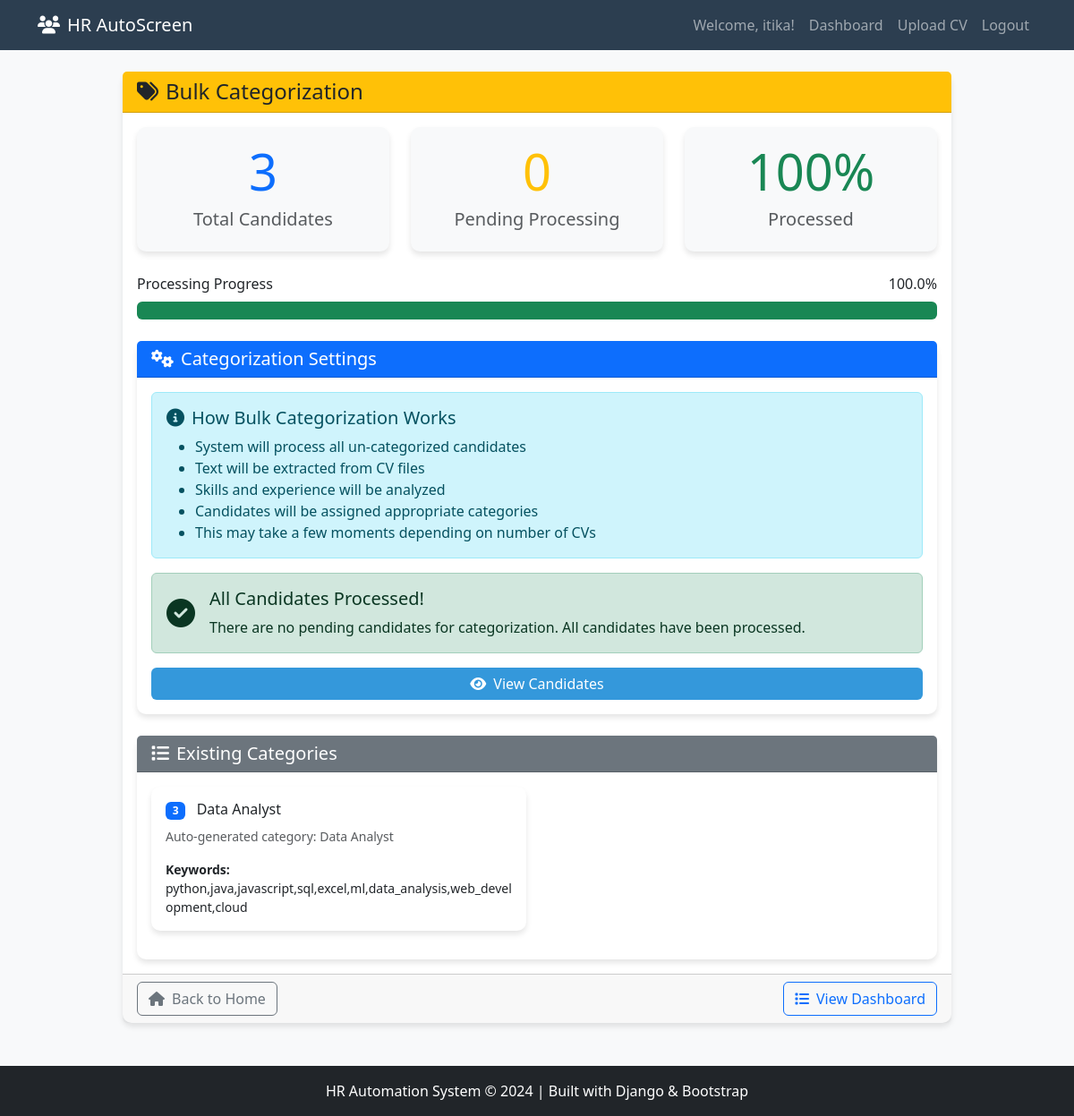
Page /categorize/ (signed in) on the committed database.
### hr_app/models.py (models this page shows, shortened)
class Category(models.Model):
    name = models.CharField(max_length=100, unique=True)
    description = models.TextField(blank=True)
    keywords = models.TextField(
        help_text="Comma-separated keywords to identify this category"
    )
    class Meta:
        verbose_name_plural = "Categories"

### hr_app/views.py (the view, shortened to what this page needs)
# urls.py: path('categorize/', views.categorize_candidates, name='categorize'),
@login_required
def categorize_candidates(request):
    categories = Category.objects.all()
    unprocessed_count = Candidate.objects.filter(is_processed=False).count()
    total_count = Candidate.objects.count()
    category_distribution = Candidate.objects.filter(
        is_processed=True
    ).values(
        'category__name'
    ).annotate(
        count=models.Count('id')
    ).order_by('-count')
    context = {
        'unprocessed_count': unprocessed_count,
        'total_count': total_count,
        'processed_percentage': ((total_count - unprocessed_count) / total_count * 100) if total_count > 0 else 0,
        'categories': categories,
        'category_distribution': category_distribution,
    }
    return render(request, 'hr_app/categorize.html', context)

### templates/hr_app/categorize.html (shortened to what this page needs)
{% extends 'base.html' %}
{% block content %}
<div class="row justify-content-center">
    <div class="col-md-10">
        <div class="card">
            <div class="card-header bg-warning text-dark">
                <h4 class="mb-0">
                    <i class="fas fa-tags me-2"></i>Bulk Categorization
                </h4>
            </div>
            <div class="card-body">
                <div class="row mb-4">
                    <div class="col-md-4">
                        <div class="card text-center bg-light">
                            <div class="card-body">
                                <h1 class="display-4 text-primary">{{ total_count }}</h1>
                                <h5 class="text-muted">Total Candidates</h5>
                            </div>
                        </div>
                    </div>
                    <div class="col-md-4">
                        <div class="card text-center bg-light">
                            <div class="card-body">
                                <h1 class="display-4 text-warning">{{ unprocessed_count }}</h1>
                                <h5 class="text-muted">Pending Processing</h5>
                            </div>
                        </div>
                    </div>
                    <div class="col-md-4">
                        <div class="card text-center bg-light">
                            <div class="card-body">
                                <h1 class="display-4 text-success">{{ processed_percentage|floatformat:0 }}%</h1>
                                <h5 class="text-muted">Processed</h5>
                            </div>
                        </div>
                    </div>
                </div>
                <div class="mb-4">
                    <div class="d-flex justify-content-between mb-2">
                        <span>Processing Progress</span>
                        <span>{{ processed_percentage|floatformat:1 }}%</span>
                    </div>
                    <div class="progress" style="height: 20px;">
                        <div class="progress-bar bg-success" role="progressbar"
                             style="width: {{ processed_percentage }}%"
                             aria-valuenow="{{ processed_percentage }}" aria-valuemin="0" aria-valuemax="100">
                        </div>
                    </div>
                </div>
                <div class="card border-primary">
                    <div class="card-header bg-primary text-white">
                        <h5 class="mb-0">
                            <i class="fas fa-cogs me-2"></i>Categorization Settings
                        </h5>
                    </div>
                    <div class="card-body">
                        <form method="POST">
                            <div class="alert alert-info">
                                <h5><i class="fas fa-info-circle me-2"></i>How Bulk Categorization Works</h5>
                                <ul class="mb-0">
                                    <li>System will process all un-categorized candidates</li>
                                    <li>Text will be extracted from CV files</li>
                                    <li>Skills and experience will be analyzed</li>
                                    <li>Candidates will be assigned appropriate categories</li>
                                    <li>This may take a few moments depending on number of CVs</li>
                                </ul>
                            </div>
                            {% if unprocessed_count > 0 %}
                                <div class="alert alert-warning">
                                    <div class="d-flex align-items-center">
                                        <i class="fas fa-exclamation-triangle fa-2x me-3"></i>
                                        <div>
                                            <h5 class="alert-heading">Ready to Process {{ unprocessed_count }} Candidate(s)</h5>
                                            <p class="mb-0">
                                                Click the button below to start automatic categorization of all pending candidates.
                                            </p>
                                        </div>
                                    </div>
                                </div>
                                <div class="d-grid gap-2">
                                    <button type="submit" class="btn btn-success btn-lg">
                                        <i class="fas fa-play-circle me-2"></i>Start Bulk Categorization
                                    </button>
                                </div>
                            {% else %}
                                <div class="alert alert-success">
                                    <div class="d-flex align-items-center">
                                        <i class="fas fa-check-circle fa-2x me-3"></i>
                                        <div>
                                            <h5 class="alert-heading">All Candidates Processed!</h5>
                                            <p class="mb-0">
                                                There are no pending candidates for categorization. All candidates have been processed.
                                            </p>
                                        </div>
                                    </div>
                                </div>
                                <div class="d-grid gap-2">
                                    <a href="{% url 'dashboard' %}" class="btn btn-primary">
                                        <i class="fas fa-eye me-2"></i>View Candidates
                                    </a>
                                </div>
                            {% endif %}
                        </form>
                    </div>
                </div>
                <div class="card mt-4">
                    <div class="card-header bg-secondary text-white">
                        <h5 class="mb-0">
                            <i class="fas fa-list me-2"></i>Existing Categories
                        </h5>
                    </div>
                    <div class="card-body">
                        <div class="row">
                            {% for category in categories %}
                                <div class="col-md-6 mb-3">
                                    <div class="card h-100">
                                        <div class="card-body">
                                            <h6 class="card-title">
                                                <span class="badge bg-primary me-2">{{ category.candidate_set.count }}</span>
                                                {{ category.name }}
                                            </h6>
                                            <p class="card-text small text-muted">
                                                {{ category.description|default:"No description" }}
                                            </p>
                                            <div class="small">
                                                <strong>Keywords:</strong> {{ category.keywords|truncatechars:100 }}
                                            </div>
                                        </div>
                                    </div>
                                </div>
                            {% endfor %}
                        </div>
                    </div>
                </div>
            </div>
            <div class="card-footer">
                <div class="d-flex justify-content-between">
                    <a href="{% url 'home' %}" class="btn btn-outline-secondary">
                        <i class="fas fa-home me-2"></i>Back to Home
                    </a>
                    <a href="{% url 'dashboard' %}" class="btn btn-outline-primary">
                        <i class="fas fa-list me-2"></i>View Dashboard
                    </a>
                </div>
            </div>
        </div>
    </div>
</div>
{% endblock %}

### templates/base.html (shortened to what this page needs)
<!DOCTYPE html>
<html lang="en">
<head>
    <link href="https://cdn.jsdelivr.net/npm/bootstrap@5.3.0/dist/css/bootstrap.min.css" rel="stylesheet">
    <link rel="stylesheet" href="https://cdnjs.cloudflare.com/ajax/libs/font-awesome/6.4.0/css/all.min.css">
    <link rel="stylesheet" href="/static/css/style.css">
</head>
<body>
    <nav class="navbar navbar-expand-lg navbar-dark">
        <div class="container">
            <a class="navbar-brand" href="{% url 'home' %}">
                <i class="fas fa-users me-2"></i>HR AutoScreen
            </a>
            <div class="collapse navbar-collapse">
                <ul class="navbar-nav ms-auto">
                    {% if user.is_authenticated %}
                        <li class="nav-item">
                            <span class="nav-link">Welcome, {{ user.username }}!</span>
                        </li>
                        <li class="nav-item">
                            <a class="nav-link" href="{% url 'dashboard' %}">Dashboard</a>
                        </li>
                        <li class="nav-item">
                            <a class="nav-link" href="{% url 'upload_cv' %}">Upload CV</a>
                        </li>
                        <li class="nav-item">
                            <form method="post" action="{% url 'logout' %}" class="d-inline">
                                <button type="submit" class="btn btn-link nav-link">Logout</button>
                            </form>
                        </li>
                    {% else %}
                        <li class="nav-item">
                            <a class="nav-link" href="{% url 'login' %}">Login</a>
                        </li>
                    {% endif %}
                </ul>
            </div>
        </div>
    </nav>
    <main class="container my-4">
        {% block content %}
        {% endblock %}
    </main>
    <footer class="bg-dark text-white text-center py-3 mt-5">
        <div class="container">
            <p class="mb-0">HR Automation System &copy; 2024 | Built with Django & Bootstrap</p>
        </div>
    </footer>
</body>
</html>

### static/css/style.css (style rules this page uses)
.card { transition: all 0.3s ease; border: 1px solid #e0e0e0; }

### templates/base.html (style rules this page uses)
:root { --primary-color: #2c3e50; --secondary-color: #3498db; --accent-color: #e74c3c; --light-bg: #f8f9fa; }
body { font-family: 'Segoe UI', Tahoma, Geneva, Verdana, sans-serif; background-color: var(--light-bg); }
.navbar { background-color: var(--primary-color) !important; }
.card { border: none; border-radius: 10px; box-shadow: 0 4px 6px rgba(0,0,0,0.1); transition: transform 0.3s; }
.btn-primary { background-color: var(--secondary-color); border: none; }

### rows in the picture
Category: candidate_set.count "3", name "Data Analyst", description "Auto-generated category: Data Analyst", keywords "python,java,javascript,sql,excel,ml,data_analysis,web_development,cloud"

### other values in the picture
{{ user.username }} "itika"
{{ total_count }} "3"
{{ unprocessed_count }} "0"
{{ processed_percentage|floatformat:0 }} "100"
{{ processed_percentage|floatformat:1 }} "100.0"
